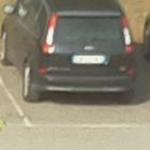
#> input picture images/train/busy/20150703_0830_13.jpg, 150 x 150 px; its folder holds only this picture in this run
$ python main.py
#> lines starting #> are read from the running program, lines starting #| are printed output that depends on the picture
#> in load_images_from_folder, img is the input picture: shape (150, 150, 3); mean B, G, R 114.2, 132.1, 138.4
import os
import cv2
import numpy as np
from sklearn.preprocessing import MinMaxScaler
from sklearn.model_selection import GridSearchCV, cross_val_score
from sklearn.ensemble import RandomForestClassifier
from skimage.feature import local_binary_pattern, hog
from sklearn.metrics import classification_report, confusion_matrix
from sklearn.pipeline import Pipeline

# Parameters
IMAGE_SIZE = (128, 128)
LBP_POINTS = 8
LBP_RADIUS = 1
HOG_ORIENTATIONS = 9
HOG_PIXELS_PER_CELL = (8, 8)
HOG_CELLS_PER_BLOCK = (2, 2)

def compute_lbp(image):
    gray = cv2.cvtColor(image, cv2.COLOR_BGR2GRAY)
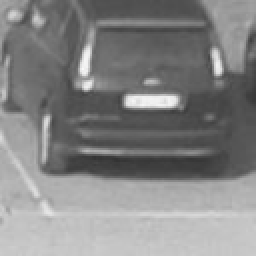
#> gray: shape (128, 128) (shown 2 times larger); min 51, max 249, mean 131.8
    lbp = local_binary_pattern(gray, LBP_POINTS, LBP_RADIUS, method='uniform')
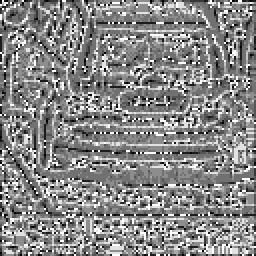
#> lbp: shape (128, 128) float64 (shown 2 times larger); min 0, max 9, mean 4.82; drawn with min black and max white
    n_bins = int(lbp.max() + 1)
#> n_bins = 10
    hist, _ = np.histogram(lbp.ravel(), bins=n_bins, range=(0, n_bins), density=True)
#> hist = [0.0175, 0.0564, 0.0364, 0.121, 0.265, 0.207, 0.0773, 0.0646, 0.0787, 0.0762]
    return hist

def compute_hog(image):
    gray = cv2.cvtColor(image, cv2.COLOR_BGR2GRAY)
    hog_features = hog(
        gray,
        orientations=HOG_ORIENTATIONS,
        pixels_per_cell=HOG_PIXELS_PER_CELL,
        cells_per_block=HOG_CELLS_PER_BLOCK,
        block_norm='L2-Hys',
        visualize=False,
        transform_sqrt=True,
        feature_vector=True
    )
    return hog_features

def load_images_from_folder(folder, use_lbp=True, use_hog=True):
    features = []
    labels = []
    for label in os.listdir(folder):
        label_folder = os.path.join(folder, label)
        if os.path.isdir(label_folder):
            for filename in os.listdir(label_folder):
                img_path = os.path.join(label_folder, filename)
                img = cv2.imread(img_path)
                if img is not None:
                    img_resized = cv2.resize(img, IMAGE_SIZE)
                    feature_list = []
                    if use_lbp:
                        lbp_features = compute_lbp(img_resized)
#> lbp_features has the same summary as hist in compute_lbp
                        feature_list.append(lbp_features)
                    if use_hog:
                        hog_features = compute_hog(img_resized)
#> in compute_hog, `hog_features = hog( gray, orientations=HOG_ORIENTATIONS, pixels_per_ce..`: hog_features = 8100 values, max 0.691 at index 346, min 0 at index 105, mean 0.114
                        feature_list.append(hog_features)
                    combined_features = np.hstack(feature_list)
#> combined_features = 8110 values, max 0.691 at index 356, min 0 at index 115, mean 0.114
                    features.append(combined_features)
                    labels.append(label)
#> pass 2 of the loop in load_images_from_folder, `for label in os.listdir(folder):`:
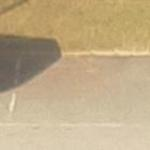
#> input picture images/train/free/20150703_0810_9.jpg, 150 x 150 px
#> in load_images_from_folder, img is the input picture: shape (150, 150, 3); mean B, G, R 135.4, 171.4, 192.1
#> in compute_lbp (call 2), `gray = cv2.cvtColor(image, cv2.COLOR_BGR2GRAY)`:
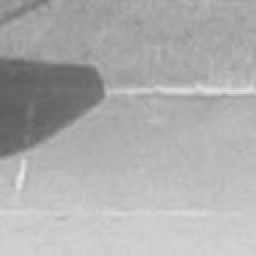
#> gray: shape (128, 128) (shown 2 times larger); min 94, max 231, mean 173.3
#> in compute_lbp (call 2), `lbp = local_binary_pattern(gray, LBP_POINTS, LBP_RADIUS, method='unifo..`:
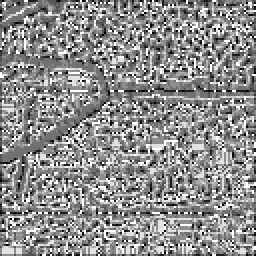
#> lbp: shape (128, 128) float64 (shown 2 times larger); min 0, max 9, mean 5.03; drawn with min black and max white
#> hist = [0.0178, 0.0541, 0.0333, 0.13, 0.194, 0.211, 0.103, 0.0727, 0.0972, 0.0867]
#> lbp_features has the same summary as hist in compute_lbp
#> in load_images_from_folder, `hog_features = compute_hog(img_resized)`: hog_features = 8100 values, max 0.554 at index 4430, min 0 at index 8, mean 0.137
#> combined_features = 8110 values, max 0.554 at index 4440, min 0 at index 18, mean 0.137
    return np.array(features), np.array(labels)

if __name__ == "__main__":
    # Load data
    train_features, train_labels = load_images_from_folder('images/train')
    test_features, test_labels = load_images_from_folder('images/test')
#> (the run stopped early here; a loop or call above may not have finished)
